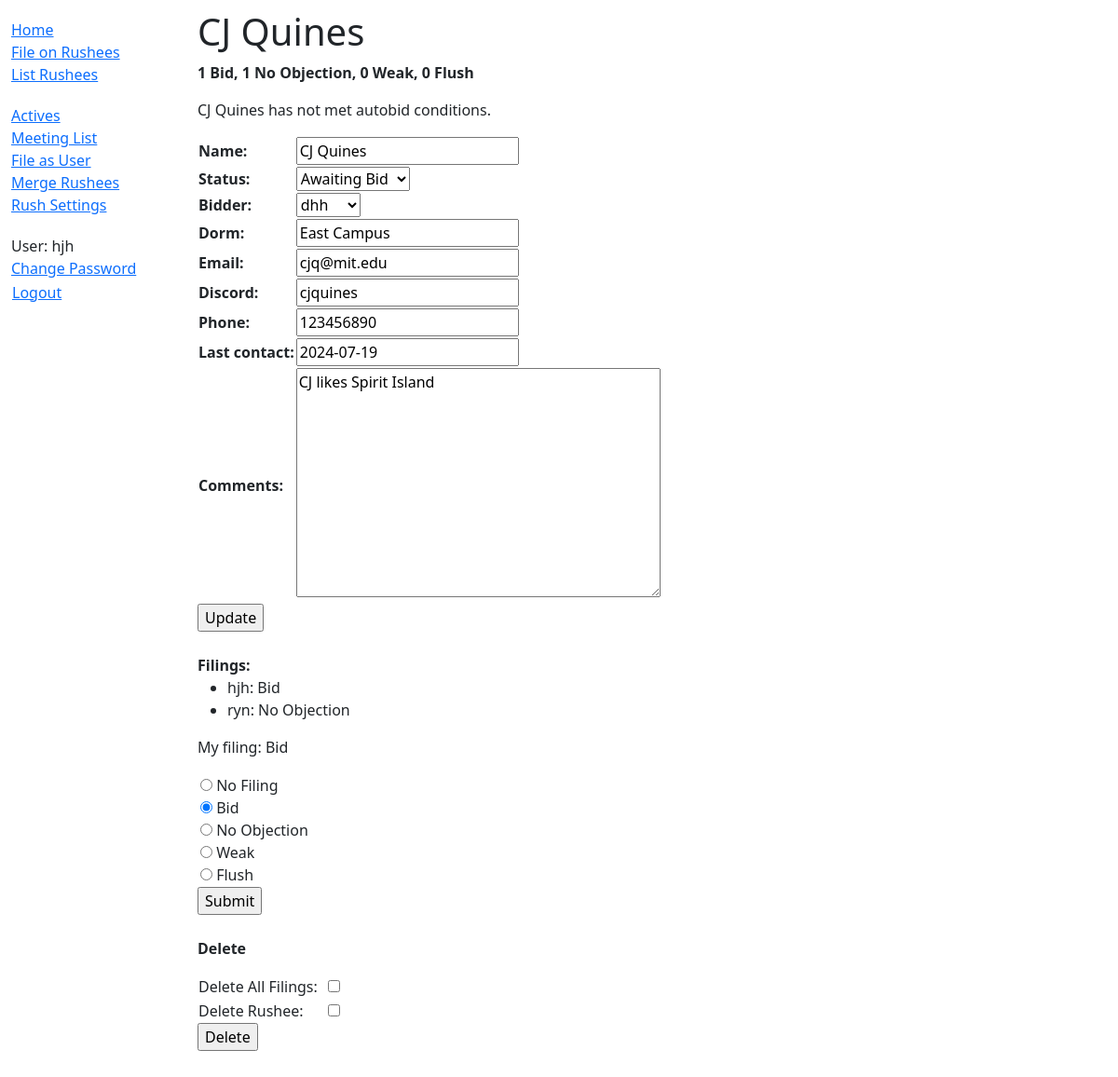
Screenshot of /rushee/3/ (signed in) with the database file from the repository.
### rush/models.py (models this page shows, shortened)
class Rushee(models.Model):
    STATUSES = (
        ('n', 'None'),
        ('a', 'Awaiting Bid'),
        ('b', 'Bid Delivered'),
        ('p', 'Pledged'),
    )
    name = models.CharField(max_length=100)
    dorm = models.CharField(max_length=50, null=True, blank=True)
    email = models.EmailField(null=True, blank=True)
    discord = models.CharField(max_length=50, null=True, blank=True)
    phone = models.CharField(max_length=20, null=True, blank=True)
    status = models.CharField(max_length=1, choices=STATUSES, default='None')
    bidder = models.ForeignKey(settings.AUTH_USER_MODEL, on_delete=models.SET_NULL, null=True, blank=True)
    last_contact = models.DateField(null=True, blank=True)
    comments = models.TextField(null=True, blank=True)
    class Meta:
        ordering = ['status', 'name']
    @property
    def long_filings_desc(self):
        text = ''
        for i in Filing.FILING_TYPES:
            text += f'{len(self.filing_set.filter(type__exact=i[0]))} {i[1]}, '
        if len(text) > 0:
            return text[:-2]
        else:
            return text
    @property
    def autobid(self):
        autobid = Settings.objects.all()[0]
        if self.w > autobid.w or self.f > autobid.f:
            return False
        if self.b >= autobid.b:
            return True
        if self.b + self.n >= autobid.n:
            return True
        return False
    @property
    def b(self):
        return len(self.filing_set.filter(type__exact='b'))
    @property
    def n(self):
        return len(self.filing_set.filter(type__exact='n'))
    @property
    def w(self):
        return len(self.filing_set.filter(type__exact='w'))
    @property
    def f(self):
        return len(self.filing_set.filter(type__exact='f'))
    @property
    def weak(self):
        autobid = Settings.objects.get(id=1)
        return self.w > autobid.w
    @property
    def flush(self):
        autobid = Settings.objects.get(id=1)
        return self.f > autobid.f
    def __str__(self):
        return f'{self.name}'

class Filing(models.Model):
    FILING_TYPES = (
        ('b', 'Bid'),
        ('n', 'No Objection'),
        ('w', 'Weak'),
        ('f', 'Flush'),
    )
    type = models.CharField(max_length=1, choices=FILING_TYPES)
    rushee = models.ForeignKey(Rushee, on_delete=models.CASCADE)
    active = models.ForeignKey(settings.AUTH_USER_MODEL, on_delete=models.CASCADE)

### rush/views.py (the view)
# urls.py: path('rushee/<int:pk>/', views.RusheeDetailView, name='rushee-detail'),
@login_required
def RusheeDetailView(request, pk):
    rushee = get_object_or_404(Rushee, pk=pk)
    active_file = Filing.objects.filter(active_id=request.user.id).filter(rushee_id=rushee.id)
    user_file = Filing.objects.filter(active_id=request.user.id).filter(rushee_id=rushee.id)
    if len(active_file) > 0:
        user_file = user_file[0].type
    else:
        user_file = 'x'
    user_file = {'type': user_file}
    if request.method == 'POST':
        if 'update' in request.POST:
            modify_form = ModifyRusheeForm(instance=rushee, data=request.POST)
            filing_form = FilingForm(initial=user_file)
            if modify_form.is_valid():
                for i in modify_form.cleaned_data.keys():
                    setattr(rushee, i, modify_form.cleaned_data[i])
                rushee.save()
        elif 'file' in request.POST:
            filing_form = FilingForm(request.POST)
            if filing_form.is_valid():
                type = filing_form.cleaned_data['type']
                for i in active_file:
                    i.delete()
                active_file = []
                if type != 'x':
                    active_file = [Filing(rushee=rushee, active=request.user, type=type)]
                    active_file[0].save()
        elif 'delete' in request.POST:
            filing_form = FilingForm(initial=user_file)
            delete_form = DeleteForm(request.POST)
            if delete_form.is_valid():
                if delete_form.cleaned_data['rushees']:
                    rushee.delete()
                    return redirect('rushee-list')
                if delete_form.cleaned_data['filings']:
                    filings = Filing.objects.all()
                    for i in filings:
                        if i.rushee == rushee:
                            i.delete()
        else:
            filing_form = FilingForm(initial=user_file)
    else:
        filing_form = FilingForm(initial=user_file)
    modify_form = ModifyRusheeForm(instance=rushee)
    delete_form = DeleteForm()
    if len(active_file) > 0:
        active_file = active_file[0].get_type_display()
    else:
        active_file = 'No Filing'
    context = {
        'rushee': rushee,
        'file_form': filing_form,
        'modify_form': modify_form,
        'active_file': active_file,
        'delete_form': delete_form,
    }
    return render(request, 'rush/rushee_detail.html', context)

### rush/forms.py
class FilingForm(forms.Form):
    CHOICES = (('x', 'No Filing'),) + Filing.FILING_TYPES
    type = forms.ChoiceField(widget=forms.RadioSelect, choices=CHOICES, label='', initial='x')

class ModifyRusheeForm(forms.ModelForm):
    class Meta:
        model = Rushee
        fields = ['name', 'status', 'bidder', 'dorm', 'email', 'discord', 'phone', 'last_contact', 'comments']

### rush/models.py (called while the page is built)
    @property
    def b(self):
        return int(self.autobid.split(',')[0])

    @property
    def n(self):
        return int(self.autobid.split(',')[1])

    @property
    def w(self):
        return int(self.autobid.split(',')[2])

    @property
    def f(self):
        return int(self.autobid.split(',')[3])

### rush/templates/rush/rushee_detail.html (shortened to what this page needs)
{% extends "base_generic.html" %}
{% block head %}
    <link rel="stylesheet" href="https://code.jquery.com/ui/1.13.3/themes/base/jquery-ui.css">
{% endblock %}
{% block content %}
    <h1>{{ rushee }}</h1>
    {% if user.is_staff %}
        <p><strong>{{ rushee.long_filings_desc }}</strong></p>
        {% if rushee.flush %}
            <p class="text-danger">{{ rushee }} has a flush filing</p>
        {% elif rushee.weak %}
            <p class="text-warning">{{ rushee }} has a weak filing</p>
        {% else %}
            <p{% if rushee.autobid %} class="text-success"{% endif %}>
            {{ rushee }} has {% if rushee.autobid %}{% else %}not {% endif %}met autobid conditions.
        {% endif %}
    </p>
    {% else %}
        <p><strong>Status:</strong> {{ rushee.get_status_display }}</p>
        {% if rushee.status == 'a' %}
            <p><strong>Bidder:</strong> {{ rushee.bidder|upper }}</p>
        {% endif %}
    {% endif %}
    <form action="" method="post">
        <table>
            {{ modify_form.as_table }}
        </table>
        <input type="submit" value="Update" name="update">
    </form>
    <br/>
    <strong>Filings:</strong>
    <ul>
        {% for filing in rushee.filing_set.all %}
            <li> {{ filing.active }}: {{ filing.get_type_display }}</li>
        {% empty %}
            <li> no filings</li>
        {% endfor %}
    </ul>
    <p>My filing: {{ active_file }}</p>
    <form action="" method="post">
        <table>
            {{ file_form.as_table }}
        </table>
        <input type="submit" value="Submit" name="file">
    </form>
    {% if user.is_staff %}
        <br/>
        <p><strong>Delete</strong></p>
        <form action="" method="POST">
            <table>
                <tr>
                    <td style="padding-right: 10px">Delete All Filings:</td>
                    <td>{{ delete_form.filings }}</td>
                </tr>
                <tr>
                    <td>Delete Rushee:</td>
                    <td>{{ delete_form.rushees }}</td>
                </tr>
            </table>
            <input type="submit" value="Delete" name="delete">
        </form>
    {% endif %}
{% endblock %}

### rush/templates/base_generic.html (shortened to what this page needs)
<!DOCTYPE html>
<html lang="en">
<head>
    <link href="https://cdn.jsdelivr.net/npm/bootstrap@5.3.3/dist/css/bootstrap.min.css" rel="stylesheet"
>
    {% load static %}
    <link rel="stylesheet" href="{% static 'css/styles.css' %}">
    {% block head %}{% endblock %}
</head>
<body>
<div class="container-fluid">
    <div class="row">
        <div class="col-sm-2">
            {% block sidebar %}
                <ul class="sidebar-nav">
                    <li><a href="{% url 'index' %}">Home</a></li>
                    {% if user.is_authenticated %}
                        <li><a href="{% url 'file-list' %}">File on Rushees</a></li>
                        <li><a href="{% url 'rushee-list' %}">List Rushees</a></li>
                    {% endif %}
                </ul>
                {% if user.is_staff %}
                <ul class="sidebar-nav">
                    <li><a href="{% url 'active-list' %}">Actives</a></li>
                    <li><a href="{% url 'meeting-list' %}">Meeting List</a></li>
                    <li><a href="{% url 'file-as' %}">File as User</a></li>
                    <li><a href="{% url 'merge' %}">Merge Rushees</a></li>
                    <li><a href="{% url 'settings' %}">Rush Settings</a></li>
                </ul>
                {% endif %}
                <ul class="sidebar-nav">
                    {% if user.is_authenticated %}
                        <li>User: {{ user.get_username }}</li>
                        <li><a href="{% url 'reset-password' %}">Change Password</a></li>
                        <li>
                            <form id="logout-form" method="post" action="{% url 'logout' %}">
                                <button type="submit" class="btn btn-link">Logout</button>
                            </form>
                        </li>
                    {% else %}
                        <li><a href="{% url 'login' %}">Login</a></li>
                    {% endif %}
                </ul>
            {% endblock %}
        </div>
        <div class="col-sm-10 ">
            {% block content %}{% endblock %}
        </div>
    </div>
</div>
</body>
</html>

### static/css/styles.css (style rules this page uses)
.sidebar-nav { margin-top: 20px; padding: 0; list-style: none; }
#logout-form { display: inline; }
#logout-form button { padding: 0; margin: 0; }
.col-sm-10 { padding-top: 10px; padding-bottom: 50px; }

### rows the page displays
Rushee: name "CJ Quines", long_filings_desc "1 Bid, 1 No Objection, 0 Weak, 0 Flush", status "Awaiting Bid", bidder "dhh", dorm "East Campus", email "cjq@mit.edu", discord "cjquines", phone "123456890", last_contact "2024-07-19", comments "CJ likes Spirit Island"
Filing: active "hjh", type "Bid"
Filing: active "ryn", type "No Objection"

### other values shown
{{ user.get_username }} "hjh"
{{ active_file }} "Bid"
